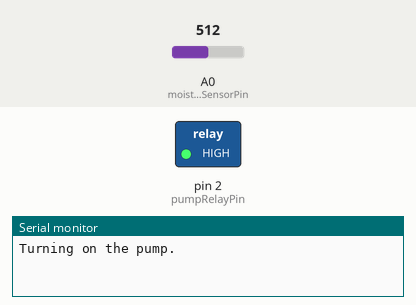
Simulated run of this sketch. Board: Arduino Uno, built with avr-gcc and run on an emulated ATmega328P. Shown: switched loads named in the sketch (green lamp = pin HIGH), the last lines printed to the serial monitor. The inputs (shaded band) are chosen by the test bench; at power-on: A0 (moistureSensorPin) = 512.

Above: at 0.1 s.
At 0.6 s:
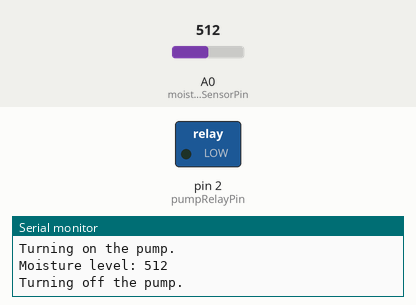
Timing chart, 0 to 2.1 s (numbered marks = the images above):
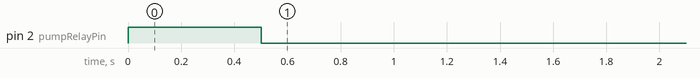

Measured:
- by itself, pin 2 (pumpRelayPin): HIGH → LOW at 0.50 s

The sketch:

main.ino
```cpp
/**
 * Configuration values.
 */
// This is the numerical value that indicates that the
// pump should not be activated.
const int moistureLevelCap = 20;

// This is a pointer to digital pin #2, this will
// control the relay that turns the pump on, or off.
const int pumpRelayPin = 2;

// This is a pointer to analog pin #0, this will
// accept the signal from the moisture sensor.
const int moistureSensorPin = A0;

// Named variables that make reading time-related code easy.
const int second = 1000;
const int halfSecond = second / 2;

/**
 * Singletons.
 */
// Stores the value of the moisture sensor when it was
// most recently measured/read.
int moistureLevel = 0;

/**
 * Helper function that turns on the pump.
 */
void turnOnPump() {
  Serial.println("Turning on the pump.");
  digitalWrite(pumpRelayPin, HIGH);
}

/**
 * Helper function that turns on the pump.
 */
void turnOffPump() {
  Serial.println("Turning off the pump.");
  digitalWrite(pumpRelayPin, LOW);
}

/**
 * Helper function writes the moisture level to
 * the serial monitor.
 */
void logMoistureLevel() {
  Serial.print("Moisture level: ");
  Serial.println(moistureLevel);
}

/**
 * Initialization function that sets up the board's
 * pins and initializes the program.
 */
void setup() {
  // This sets up the baud of the board so it can communicate
  // with the serial monitor in the Arduino IDE (code editor).
  Serial.begin(9600);

  // Set the mode of the pump relay pin such that it
  // is an output.
  pinMode(pumpRelayPin, OUTPUT);

  // Turn on the pump for half a second so the relay/board
  // communication is stabilized.
  turnOnPump();
  delay(halfSecond);
}

/**
 * Function that runs repeatedly. The delay at the end
 * of this function adds a delay between each invocation.
 */
void loop() {
  // Read the moisture level from the moisture sensor, and update
  // the moistureLevel singleton. Then, call the log function that
  // outputs the moisture level to the serial monitor.
  moistureLevel = analogRead(moistureSensorPin);
  logMoistureLevel();

  // If the moisture level is too high, turn off the pump.
  if (moistureLevel > moistureLevelCap) {
    turnOffPump();
  }
  // If the moisture level is below the cap, turn on the pump.
  else {
    turnOnPump();
  }

  // Wait one second before allowing this loop function to run again.
  delay(second);
}
```
